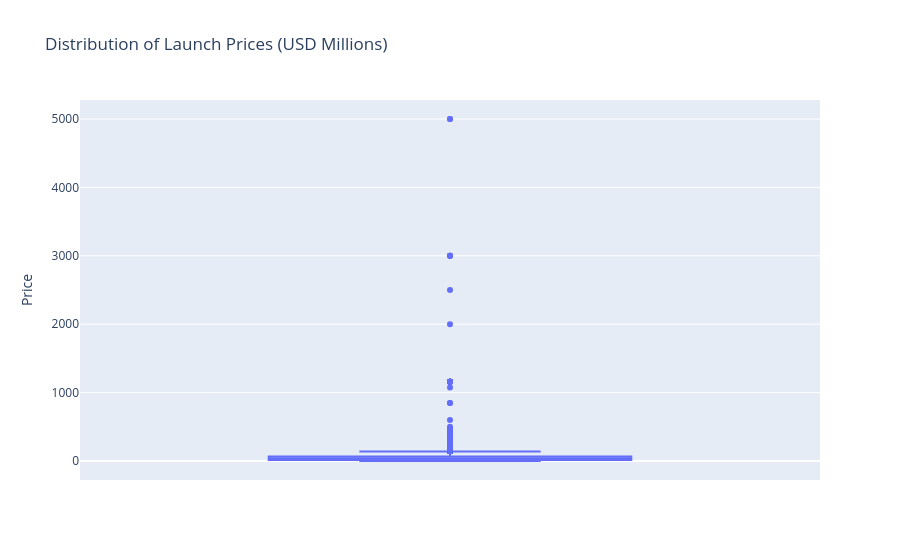

Notebook source saved alongside this figure:
### Code cell
fig = px.box(df_data.dropna(subset=["Price"]),
             y="Price",
             title="Distribution of Launch Prices (USD Millions)")
fig.show()

### Figure 1 — Plotly figure (JSON) as saved in the notebook; plotly's stock layout.template omitted (floating-point values rounded to 4 significant figures; data arrays with more than 128 entries replaced by an {"elided": "..."} marker saying what was removed)
{"data": [{"alignmentgroup": "True", "hovertemplate": "Price=%{y}<extra></extra>", "legendgroup": "", "marker": {"color": "#636efa"}, "name": "", "notched": false, "offsetgroup": "", "orientation": "v", "showlegend": false, "x0": " ", "xaxis": "x", "y": {"elided": "5413 float values"}, "y0": " ", "yaxis": "y", "type": "box"}], "layout": {"xaxis": {"anchor": "y", "domain": [0.0, 1.0]}, "yaxis": {"anchor": "x", "domain": [0.0, 1.0], "title": {"text": "Price"}}, "legend": {"tracegroupgap": 0}, "title": {"text": "Distribution of Launch Prices (USD Millions)"}, "boxmode": "group"}}
